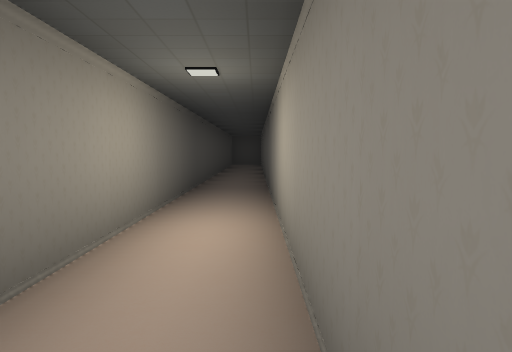
[1] (above)

20 first-person views from a walk through a scene from a Unity 3-D project. The camera is 1.5 m above the floor, tilts 4° down and sees 70° across. The floor is counted in squares, 2 m on a side. Each view is taken from the middle of a square. On the plan, view 1 faces up. The plan holds only what a view shows up to about 11 squares ahead; the rest is blank. The place goes on beyond the plan.

[2]
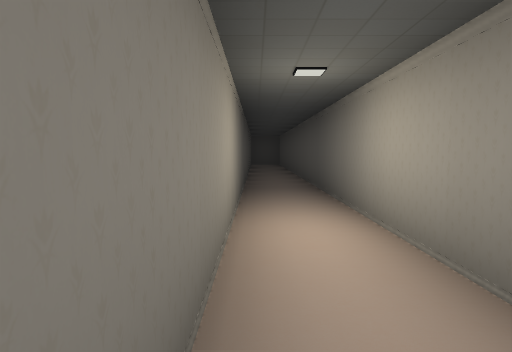

[3]
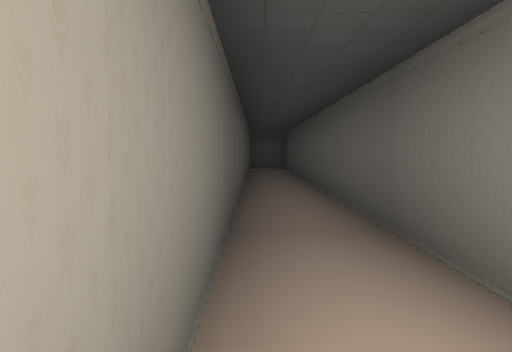

[4]
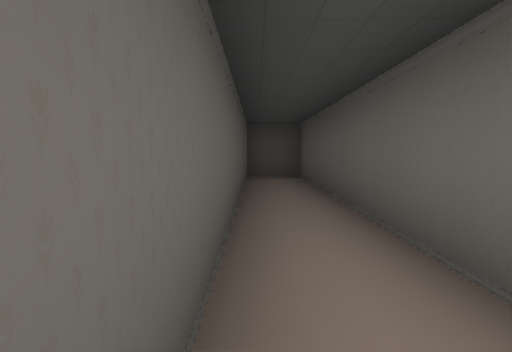

[5]
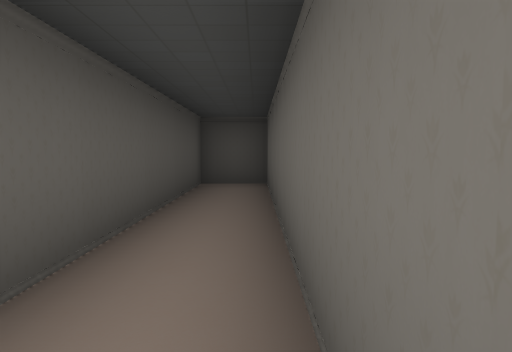

[6]
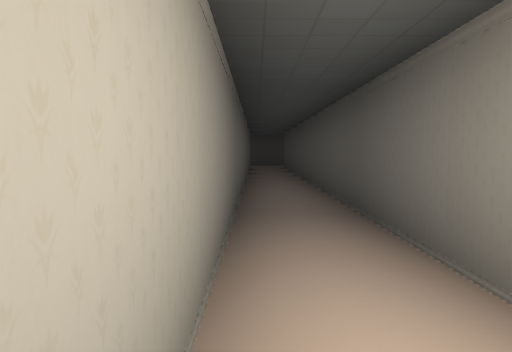

[7]
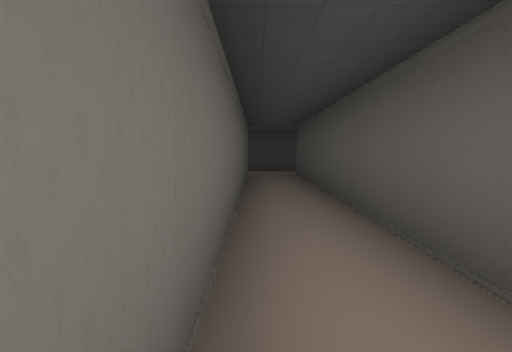

[8]
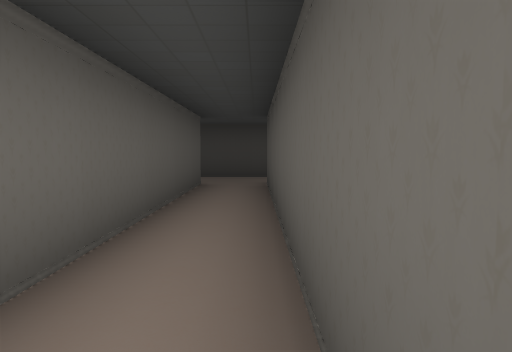

[9]
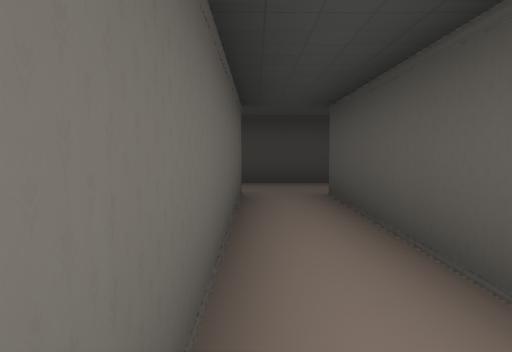

[10]
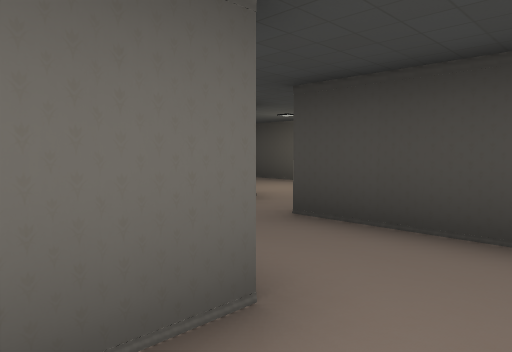

[11]
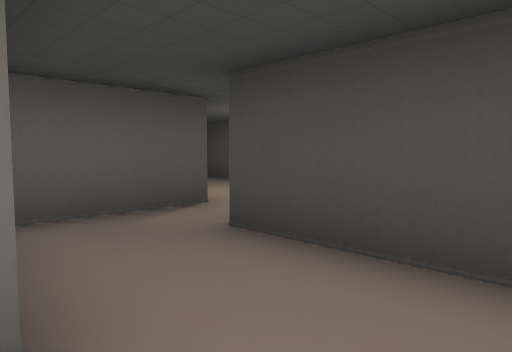

[12]
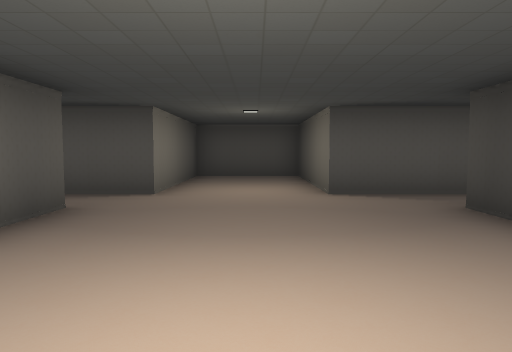

[13]
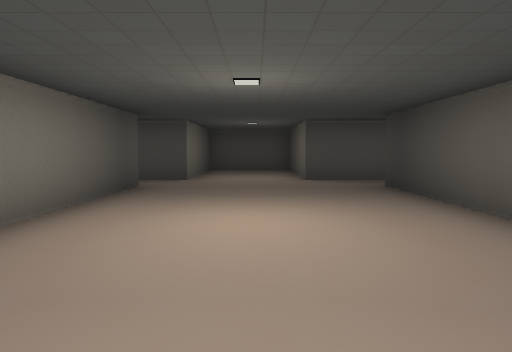

[14]
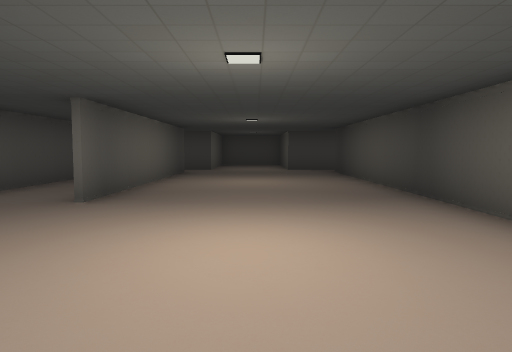

[15]
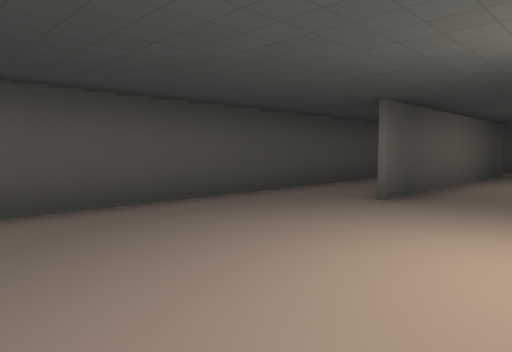

[16]
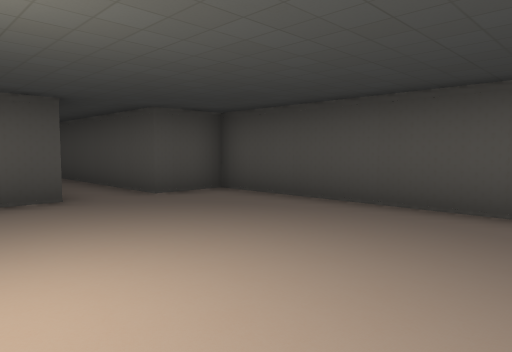

[17]
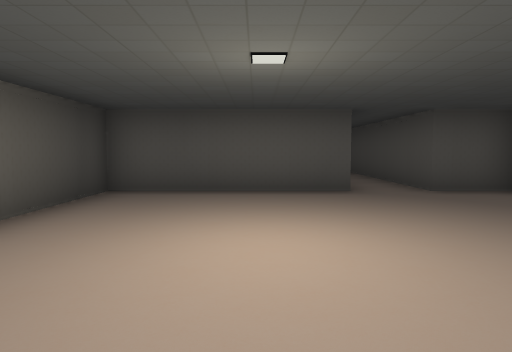

[18]
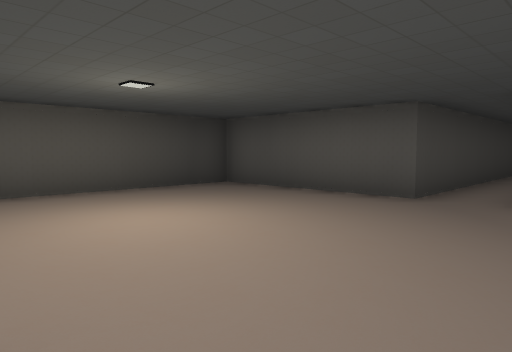

[19]
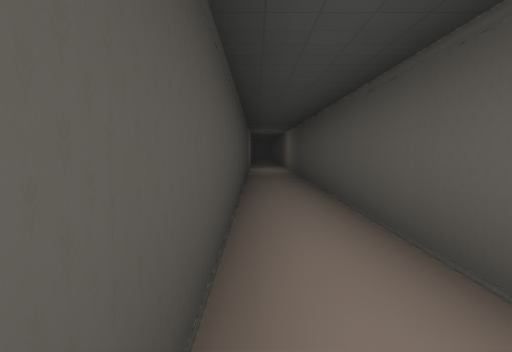

[20]
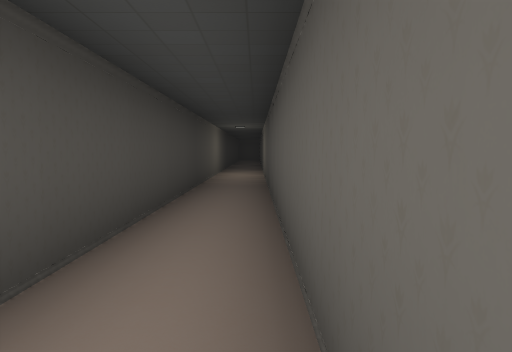

### Floor plan
Points are (right, up) in squares from view 1. A wall is a line through its corners. A room is listed if a view was taken in it or the views show most of it. See-through windows are left out.
Room 1 (views 1, 2, 3, 4, 5, 6, 7, 8, 9, 10, 11)
walls: (0.3, -12.4) (0.3, 19.2) (-1.2, 19.2) (-1.2, -12.3) (-5.4, -12.3); (-1.8, -14.4) (0.6, -14.4)
ways out: opening at (-5, -13) to room 2; opening at (1, -13)
Room 2 (views 12, 13, 14, 15, 16, 17, 18, 19, 20)
walls: (-5.4, -12.3) (-11.8, -12.3) (-11.8, -13.7) (-24.2, -13.7); (1.8, -14.5) (-5.8, -14.5); (3.2, -20.6) (3.2, -18.3) (7.7, -18.3) (7.7, -15.3) (3.2, -15.3); (-24.5, -15.2) (-11.8, -15.2) (-11.8, -19.8) (1.8, -19.8)
ways out: opening at (-5, -13) to room 1; opening at (2.5, -14)

Positions as (right, up) in squares from view 1, and headings:
1: (0, 0), facing up
2: (-1, 0), facing up
3: (-1, 4), facing up
4: (-1, 9), facing up
5: (0, 11), facing up
6: (0, 4), facing down
7: (0, -1), facing down
8: (-1, -4), facing down
9: (0, -6), facing down
10: (-1, -11), facing down-right
11: (-1, -12), facing down-right
12: (-3, -17), facing right
13: (-6, -17), facing right
14: (-11, -17), facing right
15: (-11, -17), facing up-right
16: (-6, -17), facing up-left
17: (-5, -17), facing left
18: (-6, -13), facing down-left
19: (-13, -15), facing left
20: (-16, -14), facing left
